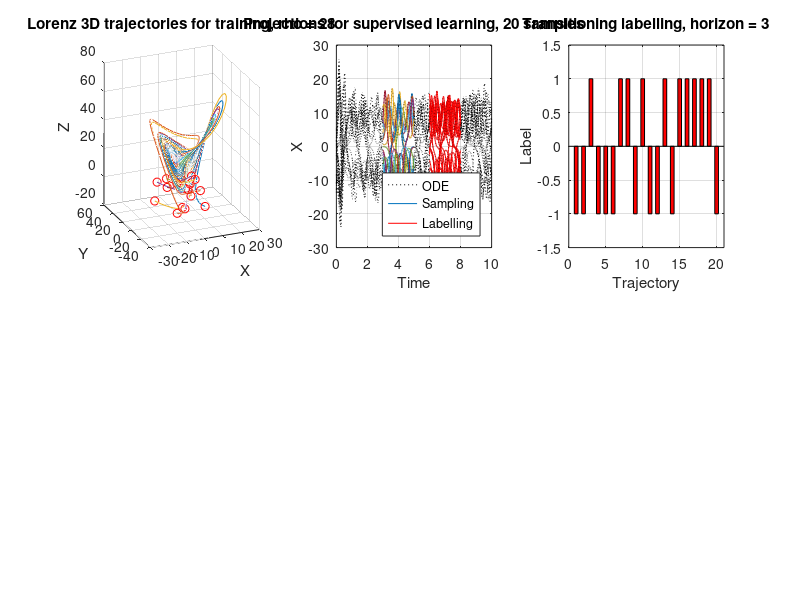

The MATLAB script that drew this image: (Note: this script raises an error after producing the figure.)
%%%%%%%%%%%%%%%%%%%%%%%%%%%%%%%%%%%%%%%%%%%%%%%%%%%%%%%%%%%%%%%%%%%%%%%%%%
%                                                                        %
% This code developed by M.Brunetti - Politecnico di Milano in partial   % 
% fulfilment of "Modelling from Measurements" course #055461.            %
%                                                                        %
%                                                    Milano, June 2020   %
%                                                                        %
%%%%%%%%%%%%%%%%%%%%%%%%%%%%%%%%%%%%%%%%%%%%%%%%%%%%%%%%%%%%%%%%%%%%%%%%%%

%%% NN training on Lorenz trajectory window set and transition forecast %%%

%% DATA INITIALIZATION

clear all, close all
mr = 20; % number of trajectories for training 
mrr = 5; % number of trajectories for testing 
dt = 0.01; T = 10; t = 0:dt:T; % time basis
C1 = 4; % past segment window (centre) 
W1 = 2; % past segment window (width) 
C2 = 7:1:9; % future segment window (centre) 
W2 = 2; % future segment window (width) 

b = 8/3; sig = 10; r = 28;
Lorenz = @(t,x)([ sig * (x(2) - x(1))       ; ...
                  r * x(1)-x(1) * x(3) - x(2) ; ...
                  x(1) * x(2) - b*x(3)         ]);              
ode_options = odeset('RelTol',1e-10, 'AbsTol',1e-11);  

for i = 1:length(C2)
    
    t1 = C1-W1/2:dt:C1+W1/2; 
    t2 = C2(i)-W2/2:dt:C2(i)+W2/2;
    
    input = [];
    output = [];

    for j = 1:mr  

        x0 = 30*(rand(3,1)-0.5); 
        [~,y] = ode45(Lorenz,t,x0);
        yx = y(:,1);
        yx1 = yx(floor((C1-W1/2)/dt):floor((C1+W1/2)/dt));
        yx2 = yx(floor((C2(i)-W2/2)/dt):floor((C2(i)+W2/2)/dt));
    
        %% LABELLING FOR SML 
        
        transition = -1;
        for k = 2:length(t2) 
            if yx2(k)*yx2(k-1)<0
               transition = 1;
            end
        end
           
        input = [input; yx1'];
        output = [output; transition];
    
        figure(i); 
        
        subplot(2,3,1);
        plot3(y(:,1),y(:,2),y(:,3)), hold on
        plot3(x0(1),x0(2),x0(3),'ro'), hold on
        title(['Lorenz 3D trajectories for training, rho = ' num2str(r)]);
        xlabel('X');
        ylabel('Y');
        zlabel('Z');
        view(-23,18)
        grid on;
    
        subplot(2,3,2);   
        plot(t,yx,'k:',t1,yx1,t2,yx2,'r'), hold on
        title(['Projections for supervised learning, ' num2str(mr) ' samples' ]);
        legend({'ODE','Sampling','Labelling'},'Location','southeast');
        xlabel('Time');
        ylabel('X');
        grid on;
     
        subplot(2,3,3);
        bar(output,'r','BarWidth',0.5);
        title(['Transitioning labelling, horizon = ' num2str(C2(i)-C1)]);
        xlabel('Trajectory');
        ylabel('Label');
        xlim([0 mr+1])
        ylim([-1.5 1.5]);
        grid on;
      
    end

    %% NN TRAINING

    net = feedforwardnet([5 5 5]);
    net.layers{1}.transferFcn = 'logsig';
    net.layers{2}.transferFcn = 'radbas';
    net.layers{3}.transferFcn = 'tansig';
    net = train(net,input.',output.');

    %% ODE SOLUTION Vs NN FORECAST

    trans_NN = [];
    trans_ode = [];
    
    for j = 1:mrr
        
        x0 = 30*(rand(3,1)-0.5); % new IC (not in the training)
        [~,y] = ode45(Lorenz,t,x0); % new trajectory (based on physics)
        yx = y(:,1);
        yx1 = yx(floor((C1-W1/2)/dt):floor((C1+W1/2)/dt));
        yx2 = yx(floor((C2(i)-W2/2)/dt):floor((C2(i)+W2/2)/dt));
        
        transition = -1;
        for k = 2:length(t2) 
            if yx2(k)*yx2(k-1)<0
               transition = 1;
            end
        end
        
        trans_ode = [trans_ode; transition]; 
        input = yx1; 
        trans_NN = [trans_NN; net(input)];     
        
        for w = 1:length(trans_NN)
            if trans_NN(w) <= 0
               trans_NN(w) = -1;
            else trans_NN(w) = 1;
            end    
        end
        
        %% RESULTS PLOTTING
        
        figure(i);
        
        subplot(2,3,4);
        plot3(y(:,1),y(:,2),y(:,3)), hold on
        plot3(x0(1),x0(2),x0(3),'ro'), hold on
        title(['Lorenz 3D trajectories for testing, rho = ' num2str(r)]);
        xlabel('X');
        ylabel('Y');
        zlabel('Z');
        view(-23,18)
        grid on;
    
        subplot(2,3,5);   
        plot(t,yx,'k:',t1,yx1,t2,yx2,'b'), hold on
        title(['Projections for classification, ' num2str(mrr) ' samples' ]);
        legend({'NN','Sampling','Labelling'},'Location','southeast');
        xlabel('Time');
        ylabel('X');
        grid on; 
            
        subplot(2,3,6);
        bar(trans_ode,'r','BarWidth',0.5); hold on;
        bar(trans_NN,'b','BarWidth',0.25); hold on;
        title(['NN transitioning forecast, horizon = ' num2str(C2(i)-C1)]);
        legend({'ODE','NN'},'Location','southeast');
        xlabel('Trajectory');
        ylabel('Label)');
        xlim([0 mrr+1])
        ylim([-1.5 1.5])
        grid on;
        
    end

end
